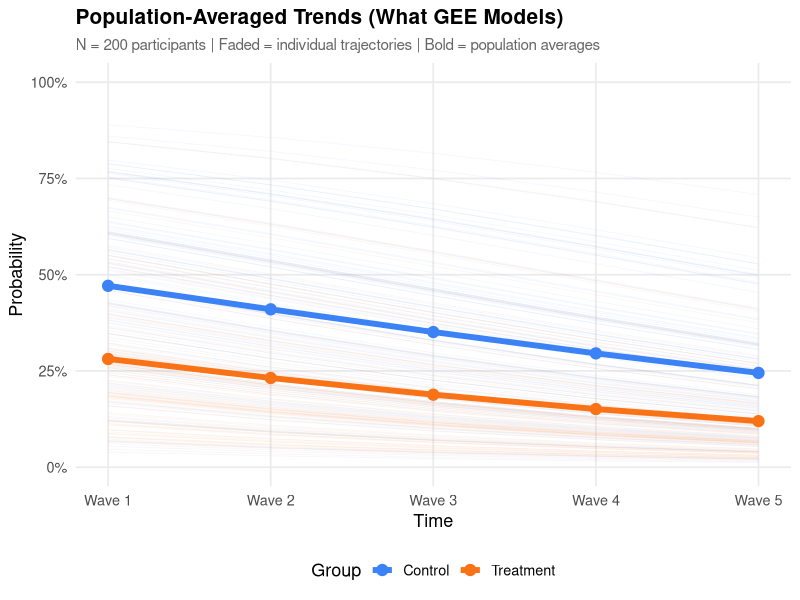
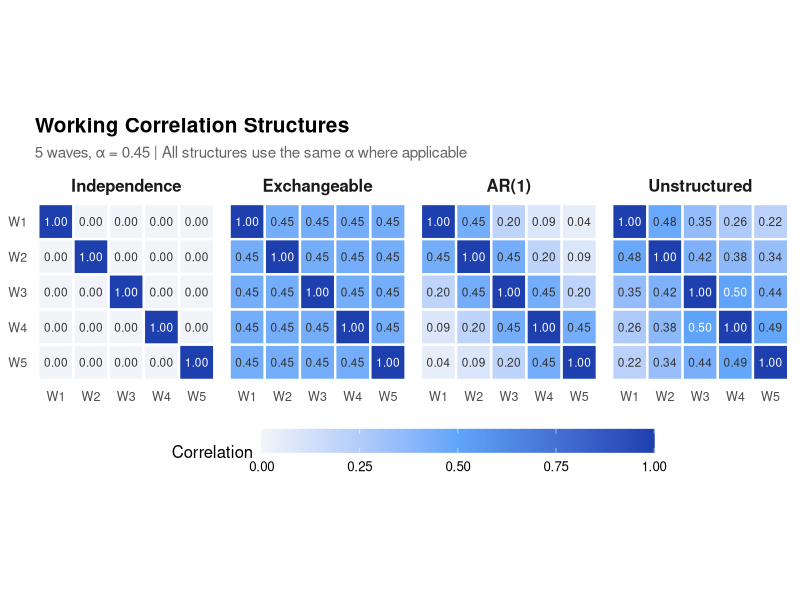

Recreate these plots in R, in order.
# Generate GEE Guide Figures
# Figure 01: Population-Averaged Trends
# Shows what GEE models: marginal group-level trends with individual
# heterogeneity faded in the background

library(ggplot2)
library(dplyr)
library(MASS)

set.seed(42)

# Output directory
output_dir <- "public/images/guides/gee"
dir.create(output_dir, recursive = TRUE, showWarnings = FALSE)

# =============================================================================
# FIGURE 01: Population-Averaged Trends (Binary Outcome)
# Faded individual probability trajectories with bold group-averaged curves
# Visually communicates GEE's focus: the population average, not individuals
# =============================================================================

n_persons <- 200
time_points <- 0:4

# Fixed effects (log-odds scale)
beta_0 <- -0.2       # Baseline log-odds (control group)
beta_time <- -0.30    # Time effect
beta_trt <- -0.80     # Treatment effect
ri_sd <- 1.0          # Random intercept SD

# Generate person-level data
person_df <- data.frame(
  id = 1:n_persons,
  treatment = rep(c(0, 1), each = n_persons / 2),
  ri = rnorm(n_persons, 0, ri_sd)
)

# Inverse logit
inv_logit <- function(x) 1 / (1 + exp(-x))

# Individual probability trajectories
traj_data <- expand.grid(id = 1:n_persons, time = time_points) %>%
  left_join(person_df, by = "id") %>%
  mutate(
    log_odds = beta_0 + beta_time * time + beta_trt * treatment + ri,
    prob = inv_logit(log_odds),
    group = factor(treatment, labels = c("Control", "Treatment"))
  )

# Population-averaged proportions (observed, what GEE targets)
pop_avg <- traj_data %>%
  group_by(time, group) %>%
  summarise(prop = mean(prob), .groups = "drop")

p_gee <- ggplot() +
  # Individual trajectories (faded — what GEE does NOT model)
  geom_line(data = traj_data,
            aes(x = time, y = prob, group = id, color = group),
            alpha = 0.06, linewidth = 0.3) +
  # Population-averaged curves (bold — what GEE DOES model)
  geom_line(data = pop_avg,
            aes(x = time, y = prop, color = group),
            linewidth = 2) +
  geom_point(data = pop_avg,
             aes(x = time, y = prop, color = group),
             size = 3.5) +
  scale_color_manual(
    values = c("Control" = "#3B82F6", "Treatment" = "#F97316"),
    name = "Group"
  ) +
  scale_x_continuous(breaks = 0:4, labels = paste("Wave", 1:5)) +
  scale_y_continuous(limits = c(0, 1), breaks = seq(0, 1, 0.25),
                     labels = scales::percent_format()) +
  labs(
    x = "Time",
    y = "Probability",
    title = "Population-Averaged Trends (What GEE Models)",
    subtitle = paste0("N = ", n_persons,
                      " participants | Faded = individual trajectories",
                      " | Bold = population averages")
  ) +
  theme_minimal(base_size = 13) +
  theme(
    plot.title = element_text(size = 15, face = "bold"),
    plot.subtitle = element_text(size = 11, color = "gray40"),
    panel.grid.minor = element_blank(),
    legend.position = "bottom"
  )

ggsave(file.path(output_dir, "gee_fig01_population_averaged.png"),
       p_gee, width = 8, height = 5, dpi = 150)

cat("Saved: gee_fig01_population_averaged.png\n")

# =============================================================================
# FIGURE 02: Working Correlation Structure Comparison
# Four-panel heatmap showing the four standard correlation structures
# =============================================================================

library(tidyr)

alpha <- 0.45  # Representative correlation parameter
T_waves <- 5

# Build correlation matrices
build_corr <- function(type, alpha, T) {
  mat <- diag(T)
  for (i in 1:T) {
    for (j in 1:T) {
      if (i != j) {
        mat[i, j] <- switch(type,
          independence = 0,
          exchangeable = alpha,
          ar1 = alpha^abs(i - j),
          unstructured = {
            # Use a plausible decaying pattern for illustration
            base <- 0.55 - 0.08 * abs(i - j)
            base + 0.05 * sin(i + j)  # slight irregularity
          }
        )
      }
    }
  }
  mat
}

structures <- c("independence", "exchangeable", "ar1", "unstructured")
labels <- c("Independence", "Exchangeable", "AR(1)", "Unstructured")

corr_data <- do.call(rbind, lapply(seq_along(structures), function(s) {
  mat <- build_corr(structures[s], alpha, T_waves)
  expand.grid(row = 1:T_waves, col = 1:T_waves) %>%
    mutate(
      value = as.vector(mat),
      structure = factor(labels[s], levels = labels),
      row_label = factor(paste0("W", row), levels = paste0("W", T_waves:1)),
      col_label = factor(paste0("W", col), levels = paste0("W", 1:T_waves))
    )
}))

p_corr <- ggplot(corr_data, aes(x = col_label, y = row_label, fill = value)) +
  geom_tile(color = "white", linewidth = 0.8) +
  geom_text(aes(label = sprintf("%.2f", value)),
            size = 3, color = ifelse(corr_data$value > 0.5, "white", "gray20")) +
  facet_wrap(~ structure, nrow = 1) +
  scale_fill_gradient2(
    low = "#F1F5F9", mid = "#60A5FA", high = "#1E40AF",
    midpoint = 0.5, limits = c(0, 1),
    name = "Correlation"
  ) +
  labs(
    title = "Working Correlation Structures",
    subtitle = paste0("5 waves, \u03B1 = ", alpha,
                      " | All structures use the same \u03B1 where applicable")
  ) +
  theme_minimal(base_size = 12) +
  theme(
    plot.title = element_text(size = 15, face = "bold"),
    plot.subtitle = element_text(size = 11, color = "gray40"),
    strip.text = element_text(size = 12, face = "bold"),
    axis.title = element_blank(),
    axis.text = element_text(size = 9),
    panel.grid = element_blank(),
    legend.position = "bottom",
    legend.key.width = unit(2, "cm")
  ) +
  coord_fixed()

ggsave(file.path(output_dir, "gee_fig02_correlation_structures.png"),
       p_corr, width = 12, height = 4, dpi = 150)

cat("Saved: gee_fig02_correlation_structures.png\n")
cat("\nAll GEE figures generated successfully!\n")
